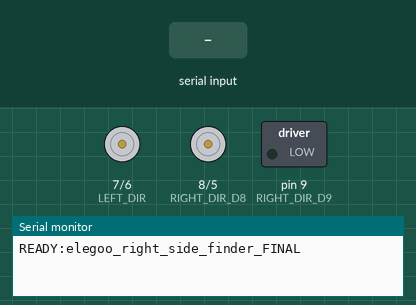
This sketch was run on a simulated Arduino Uno, built with avr-gcc and run on an emulated ATmega328P. On the bench: direction and speed pins drawn as motors (green arrow = direction pin HIGH = forward, orange = LOW = backward, longer = more drive), switched loads named in the sketch (green lamp = pin HIGH), the last lines printed to the serial monitor. Inputs (shaded band) come from the test bench.

Above: at 1.2 s.
1.3 s: "1" received over Serial
At 2.5 s:
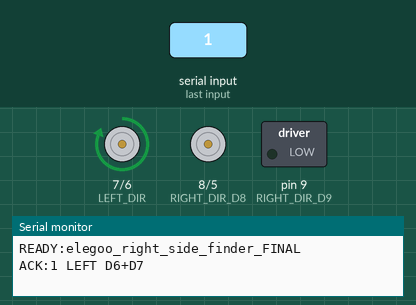
2.8 s: "2" received over Serial
At 3.6 s:
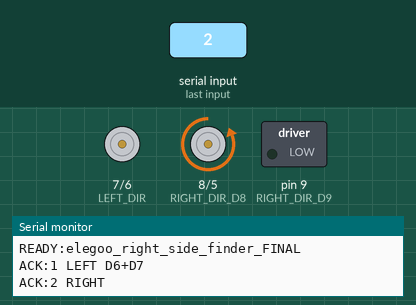
4.3 s: "F" received over Serial
At 4.7 s:
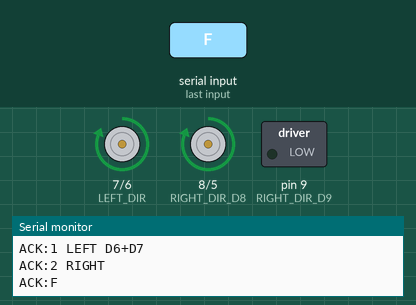
5.8 s: "B" received over Serial
At 7.0 s:
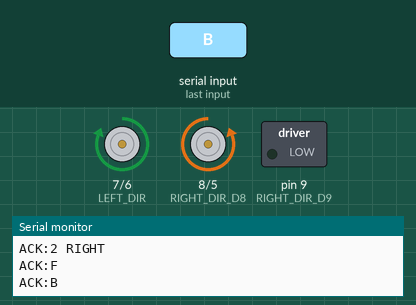
7.3 s: "S" received over Serial
At 8.2 s:
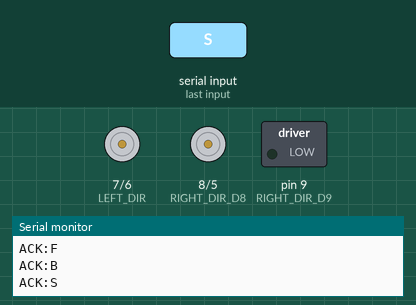
Timing chart, 0 to 9.8 s (numbered marks = the images above; inputs shaded):
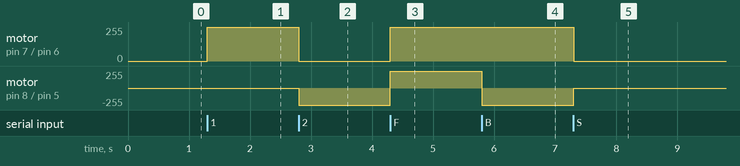

The sketch:

elegoo_right_side_finder.ino
```cpp
// Sketch robot final base sur le test qui a fait tourner les 4 roues.
// Mapping valide chez toi:
//   Gauche: PWM D6 + DIR D7 HIGH
//   Droite: PWM D5 + DIR D8 LOW
//
// Commandes:
//   F avancer, B reculer, L gauche, R droite, S stop
//   1 gauche seule, 2 droite seule

const int RIGHT_PWM = 5;
const int LEFT_PWM = 6;
const int LEFT_DIR = 7;

const int RIGHT_DIR_D8 = 8;
const int RIGHT_DIR_D9 = 9;

const int SPEED = 255;

void stopAll() {
  analogWrite(RIGHT_PWM, 0);
  analogWrite(LEFT_PWM, 0);
}

void leftForward() {
  digitalWrite(LEFT_DIR, HIGH);
  analogWrite(LEFT_PWM, SPEED);
}

void rightForward() {
  digitalWrite(LEFT_DIR, HIGH);
  digitalWrite(RIGHT_DIR_D8, LOW);
  digitalWrite(RIGHT_DIR_D9, LOW);
  analogWrite(RIGHT_PWM, SPEED);
}

void leftBackward() {
  digitalWrite(LEFT_DIR, LOW);
  analogWrite(LEFT_PWM, SPEED);
}

void rightBackward() {
  digitalWrite(LEFT_DIR, HIGH);
  digitalWrite(RIGHT_DIR_D8, HIGH);
  digitalWrite(RIGHT_DIR_D9, LOW);
  analogWrite(RIGHT_PWM, SPEED);
}

void forward() {
  leftForward();
  rightForward();
}

void backward() {
  leftBackward();
  rightBackward();
}

void turnLeft() {
  analogWrite(LEFT_PWM, 0);
  rightForward();
}

void turnRight() {
  leftForward();
  analogWrite(RIGHT_PWM, 0);
}

void setup() {
  pinMode(RIGHT_PWM, OUTPUT);
  pinMode(LEFT_PWM, OUTPUT);
  pinMode(LEFT_DIR, OUTPUT);
  pinMode(RIGHT_DIR_D8, OUTPUT);
  pinMode(RIGHT_DIR_D9, OUTPUT);

  Serial.begin(9600);
  stopAll();
  Serial.println("READY:elegoo_right_side_finder_FINAL");
}

void loop() {
  while (Serial.available()) {
    char c = Serial.read();
    if (c >= 'a' && c <= 'z') c -= 32;

    switch (c) {
      case '1':
        Serial.println("ACK:1 LEFT D6+D7");
        stopAll();
        leftForward();
        break;

      case '2':
        Serial.println("ACK:2 RIGHT");
        stopAll();
        rightForward();
        break;

      case 'F':
        Serial.println("ACK:F");
        stopAll();
        backward();
        break;

      case 'B':
        Serial.println("ACK:B");
        stopAll();
        forward();
        break;

      case 'L':
        Serial.println("ACK:L");
        stopAll();
        turnLeft();
        break;

      case 'R':
        Serial.println("ACK:R");
        stopAll();
        turnRight();
        break;

      case 'S':
        Serial.println("ACK:S");
        stopAll();
        break;

      default:
        break;
    }
  }
}
```

Measured:
- after the input at 1.3 s, motor on pin 7 (LEFT_DIR) / pin 6 (LEFT_PWM): stopped → forward 255/255 at once
- after the input at 2.8 s, motor on pin 7 (LEFT_DIR) / pin 6 (LEFT_PWM): forward 255/255 → stopped at once; motor on pin 8 (RIGHT_DIR_D8) / pin 5 (RIGHT_PWM): stopped → backward 255/255 at once
- after the input at 4.3 s, motor on pin 7 (LEFT_DIR) / pin 6 (LEFT_PWM): stopped → forward 255/255 at once; motor on pin 8 (RIGHT_DIR_D8) / pin 5 (RIGHT_PWM): backward 255/255 → forward 255/255 at once
- after the input at 5.8 s, motor on pin 8 (RIGHT_DIR_D8) / pin 5 (RIGHT_PWM): forward 255/255 → backward 255/255 at once
- after the input at 7.3 s, motor on pin 7 (LEFT_DIR) / pin 6 (LEFT_PWM): forward 255/255 → stopped at once; motor on pin 8 (RIGHT_DIR_D8) / pin 5 (RIGHT_PWM): backward 255/255 → stopped at once
